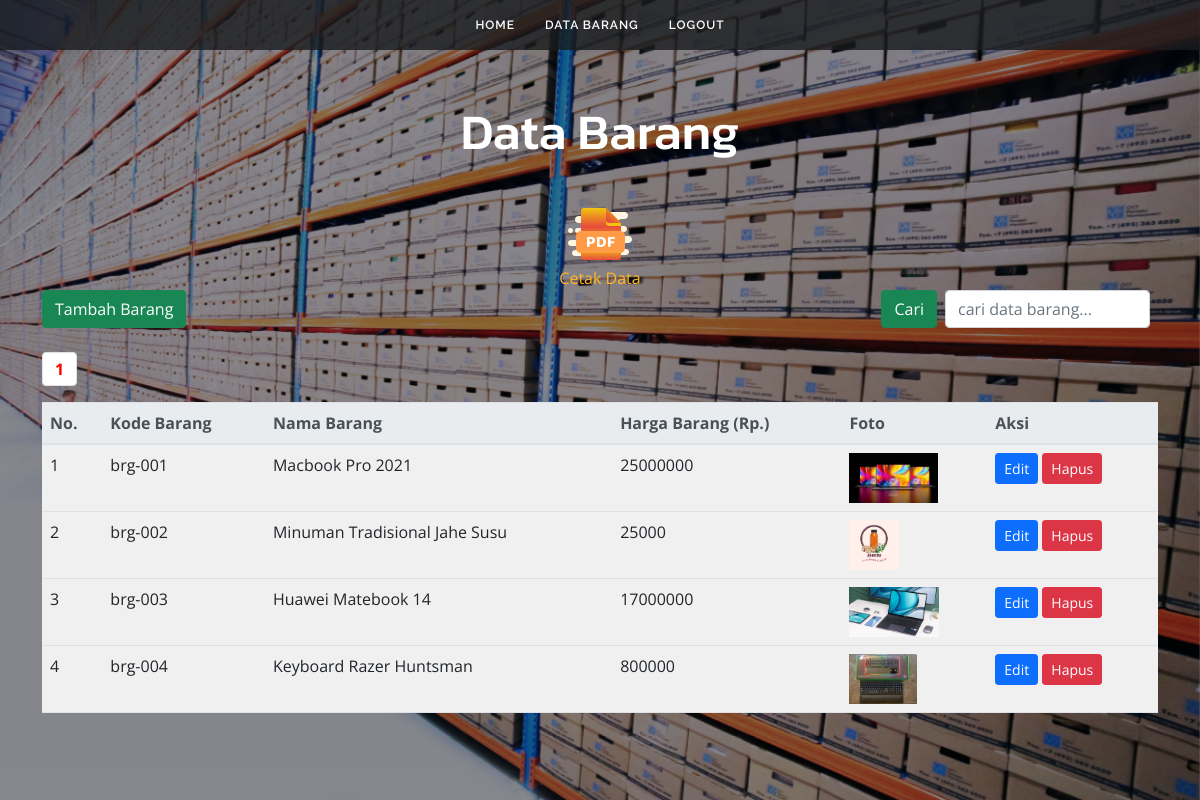
/06443ListBarang.php, run on the app's committed database.
### tables this page shows
CREATE TABLE `data_barang` (
  `id` int(11) NOT NULL,
  `kode` varchar(10) NOT NULL,
  `nama` varchar(50) DEFAULT NULL,
  `harga` varchar(16) DEFAULT NULL,
  `foto` varchar(100) DEFAULT NULL
);

### 06443ListBarang.php (the view, shortened to what this page needs)
<!DOCTYPE html>
<html>
<head>
	<link rel="stylesheet" href="https://cdn.jsdelivr.net/npm/bootstrap@4.5.2/dist/css/bootstrap.min.css">
	<link rel="stylesheet" type="text/css" href="TugasCRUD.css">
</head>
<body>
<?php
require "koneksi.php";
$jmlDataPerHal = 4;
if (isset($_POST['cari'])){
	$cari=$_POST['cari'];
	$sql="select * from data_barang where 	kode like'%$cari%' or
						  					nama like '%$cari%' or
						  					harga like '%$cari%'";
}else{
	$sql="select * from data_barang";
}
$qry = mysqli_query($koneksi,$sql) or die(mysqli_error($koneksi));
$jmlData = mysqli_num_rows($qry);
$jmlHal = ceil($jmlData / $jmlDataPerHal);
if (isset($_GET['hal'])){
	$halAktif=$_GET['hal'];
}else{
	$halAktif=1;
}
$awalData=($jmlDataPerHal * $halAktif)-$jmlDataPerHal;
$kosong=false;
if (isset($_POST['cari'])){
	$cari=$_POST['cari'];
	$sql="select * from data_barang where 	kode like'%$cari%' or
											nama like '%$cari%' or
											harga like '%$cari%'
											limit $awalData,$jmlDataPerHal";
}else{
	$sql="select * from data_barang limit $awalData,$jmlDataPerHal";
}
$hasil=mysqli_query($koneksi,$sql) or die(mysqli_error($koneksi));
?>
<section id="herolist">
	<div class="hero-container">
		<div class="section-title">
			<h1>Data Barang</h1>
		</div>
		<div class="container">
			<div class="text-center"><a href="06443printbarang.php"><img src="img/icons8-pdf.png"/>
			<br>
			<span>Cetak Data</span>
		</div>
			<span class="float-left">
				<a class="btn btn-success" href="06443addBarang.php">Tambah Barang</a>
			</span>
			<span class="float-right">
				<form action="" method="post" class="form-inline">
					<button class="btn btn-success" type="submit">Cari</button>
					<input class="form-control mr-2 ml-2" type="text" name="cari" placeholder="cari data barang..." autofocus autocomplete="off">
				</form>
			</span>
			<br><br>
			<ul class="pagination">
				<?php
				for($i=1;$i<=$jmlHal;$i++){
					if ($i==$halAktif){
						echo "<li class='page-item'><a class='page-link' href=?hal=$i style='font-weight:bold;color:red;'>$i</a></li>";
					}else{
						echo "<li class='page-item'><a class='page-link' href=?hal=$i>$i</a></li>";
					}
				}
				?>
			</ul>
			<table class="table table-hover">
			<thead class="thead-light">
			<tr>
				<th>No.</th>
				<th>Kode Barang</th>
				<th>Nama Barang</th>
				<th>Harga Barang (Rp.)</th>
				<th>Foto</th>
				<th>Aksi</th>
			</tr>
			</thead>
			<tbody>
			<?php
			if ($kosong){
				?>
				<tr><th colspan="6">
					<div class="alert alert-info alert-dismissible fade show text-center">
					Data tidak ada
					</div>
				</th></tr>
				<?php
			}else{
				if($awalData==0){
					$no=$awalData+1;
				}else{
					$no=$awalData;
				}
				while($row=mysqli_fetch_assoc($hasil)){
					?>
					<tr class="tr">
						<td><?php echo $no?></td>
						<td><?php echo $row["kode"]?></td>
						<td><?php echo $row["nama"]?></td>
						<td><?php echo $row["harga"]?></td>
						<td><img src="<?php echo "foto/".$row["foto"]?>" height="50"></td>
						<td>
						<a class="btn btn-primary btn-sm" href="06443editBrg.php?kode=<?php echo $row['id']?>">Edit</a>
						<a class="btn btn-danger btn-sm" href="06443hpsBrg.php?kode=<?php echo $row["id"]?>" id="linkHps" onclick="return confirm('Hapus Barang Ini ?')">Hapus</a>
						</td>
					</tr>
					<?php
					$no++;
				}
			}
			?>
			</tbody>
			</table>
		</div>
	</div>
</section>
</body>
</html>

### TugasCRUD.css (style rules this page uses)
body { font-family: "Open Sans", sans-serif; color: #444444; }
a { color: #ffb727; text-decoration: none; }
h1, h2, h3, h4, h5, h6 { font-family: "Raleway", sans-serif; }
#header { z-index: 997; transition: all 0.5s; height: 50px; background: rgba(25, 28, 31, 0.8); }
.navbar { padding: 0; }
.navbar ul { margin: 0; padding: 0; display: flex; list-style: none; align-items: center; }
.navbar li { position: relative; }
.navbar a, .navbar a:focus { display: flex; align-items: center; justify-content: space-between; padding: 10px 15px; color: #fff; white-space: nowrap; transition: 0.3s; font-size: 12px; font-family: "Raleway", sans-serif; text-transform: uppercase; font-weight: 600; letter-spacing: 1px; }
#herolist { width: 100%; height: 100vh; background: url("../crud_barang06443/img/nana-smirnova-IEiAmhXehwE-unsplash.jpg") top right; background-size: cover; position: relative; }
#herolist:before { content: ""; background: rgba(0, 0, 0, 0.45); position: absolute; bottom: 0; top: 0; left: 0; right: 0; }
#herolist .hero-container { position: absolute; bottom: 0; top: 0; left: 0; right: 0; display: flex; justify-content: center; align-items: center; flex-direction: column; padding: 0 15px; }
#herolist h1 { margin: 0 0 10px 0; font-size: 50px; font-family: 'Kanit', sans-serif; color: #fff; }
@media (min-width: 1024px) { #herolist { background-attachment: fixed; } }
section { padding: 60px 0; }
.section-title { text-align: center; padding: 30px 0; position: relative; }
tr { background-color: #F0F0F0; }

### data on the page
data_barang: kode "brg-001", nama "Macbook Pro 2021", harga "25000000", foto (picture)
data_barang: kode "brg-002", nama "Minuman Tradisional Jahe Susu", harga "25000", foto (picture)
data_barang: kode "brg-003", nama "Huawei Matebook 14", harga "17000000", foto (picture)
data_barang: kode "brg-004", nama "Keyboard Razer Huntsman", harga "800000", foto (picture)
